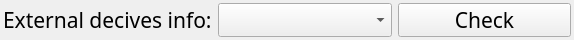
<?xml version="1.0" encoding="UTF-8"?>
<ui version="4.0">
 <class>GetUsbDiskWidget</class>
 <widget class="QWidget" name="GetUsbDiskWidget">
  <property name="geometry">
   <rect>
    <x>0</x>
    <y>0</y>
    <width>574</width>
    <height>40</height>
   </rect>
  </property>
  <property name="maximumSize">
   <size>
    <width>16777215</width>
    <height>45</height>
   </size>
  </property>
  <property name="windowTitle">
   <string>EXTERNAL STORGE DEVICE </string>
  </property>
  <layout class="QGridLayout" name="gridLayout_2">
   <property name="leftMargin">
    <number>3</number>
   </property>
   <property name="topMargin">
    <number>3</number>
   </property>
   <property name="rightMargin">
    <number>3</number>
   </property>
   <property name="bottomMargin">
    <number>3</number>
   </property>
   <item row="0" column="0">
    <layout class="QGridLayout" name="gridLayout">
     <item row="0" column="0">
      <widget class="QLabel" name="externalLabel">
       <property name="minimumSize">
        <size>
         <width>0</width>
         <height>30</height>
        </size>
       </property>
       <property name="font">
        <font>
         <family>Impact</family>
         <pointsize>16</pointsize>
         <weight>50</weight>
         <bold>false</bold>
        </font>
       </property>
       <property name="text">
        <string>External decives info:</string>
       </property>
      </widget>
     </item>
     <item row="0" column="1">
      <widget class="QComboBox" name="comboBox_USB">
       <property name="minimumSize">
        <size>
         <width>0</width>
         <height>30</height>
        </size>
       </property>
       <property name="font">
        <font>
         <family>Impact</family>
         <pointsize>14</pointsize>
         <weight>50</weight>
         <bold>false</bold>
        </font>
       </property>
      </widget>
     </item>
     <item row="0" column="2">
      <widget class="QPushButton" name="checkButton">
       <property name="minimumSize">
        <size>
         <width>0</width>
         <height>30</height>
        </size>
       </property>
       <property name="font">
        <font>
         <family>Impact</family>
         <pointsize>16</pointsize>
         <weight>50</weight>
         <bold>false</bold>
        </font>
       </property>
       <property name="text">
        <string>Check</string>
       </property>
      </widget>
     </item>
    </layout>
   </item>
  </layout>
 </widget>
 <resources/>
 <connections/>
</ui>
